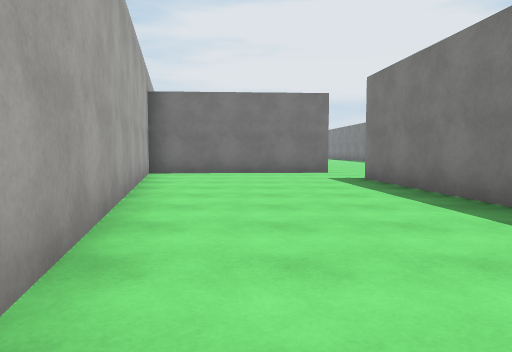
View 1 (above)

24 first-person views from a walk through a 3-D level made in the Unity game engine. The camera is 1.2 m above the floor, tilts 4° down and sees 70° across. The floor is counted in squares, 2 m on a side. Each view is taken from the middle of a square. On the plan, view 1 faces up. The plan holds only what a view shows up to about 10 squares ahead; the rest is blank. The place goes on beyond the plan. The player is left out. Surface patterns are stand-ins for the level's own textures.

View 2
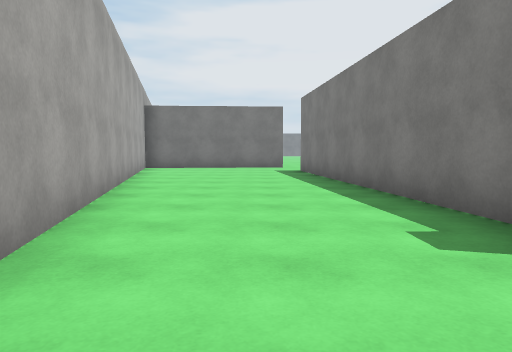

View 3
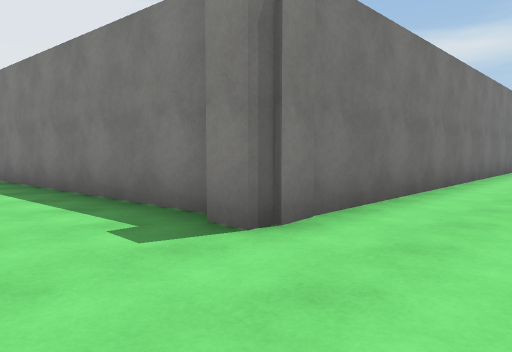

View 4
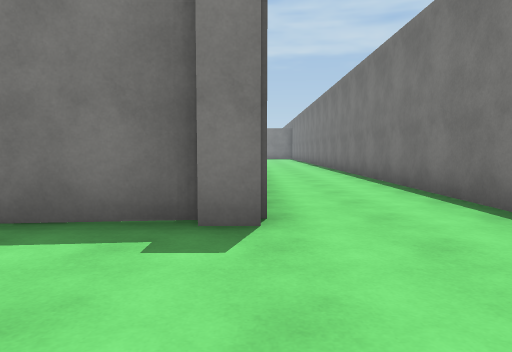

View 5
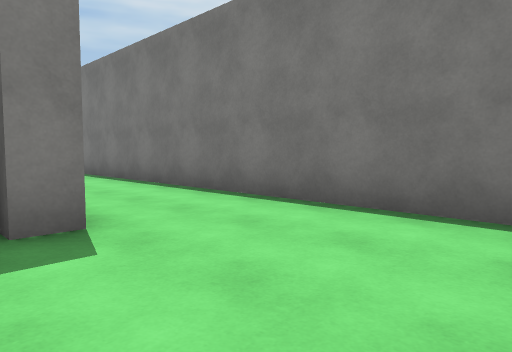

View 6
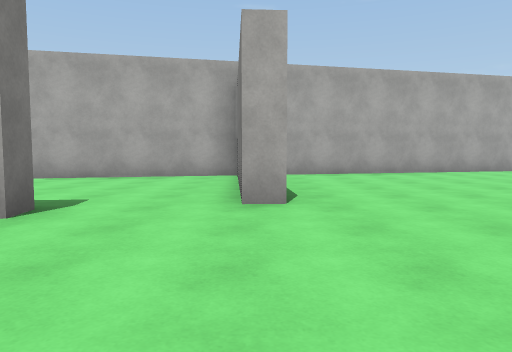

View 7
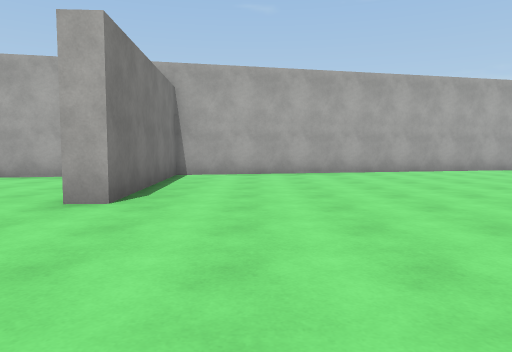

View 8
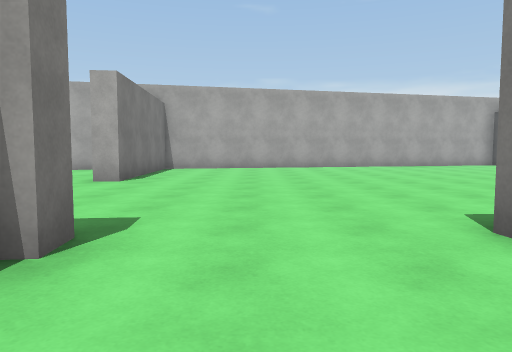

View 9
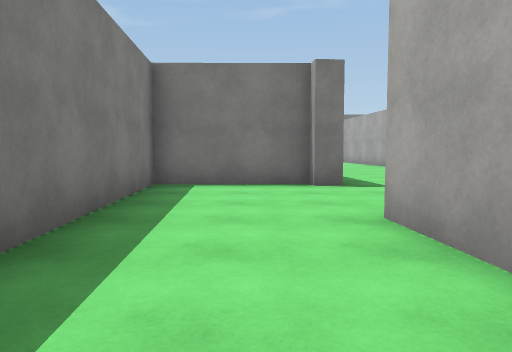

View 10
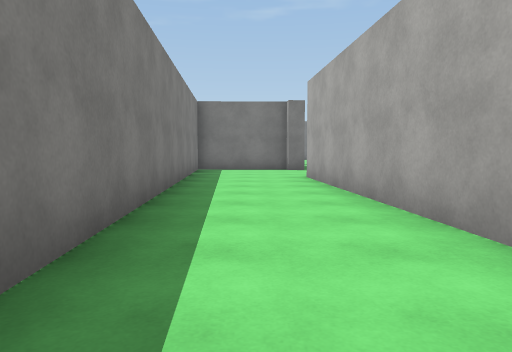

View 11
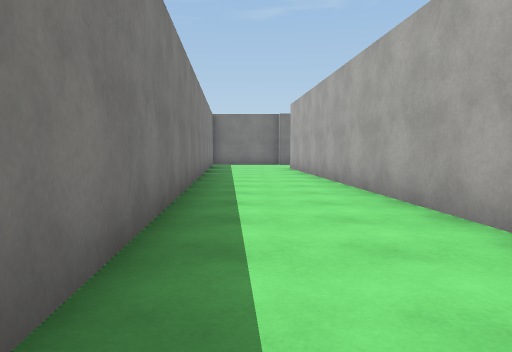

View 12
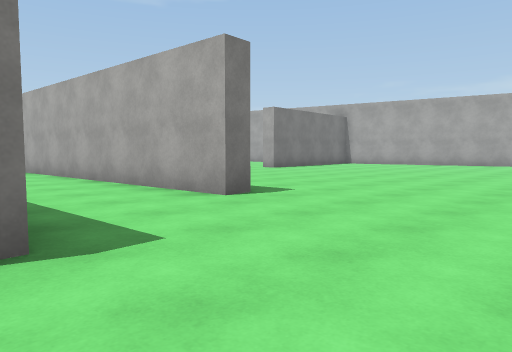

View 13
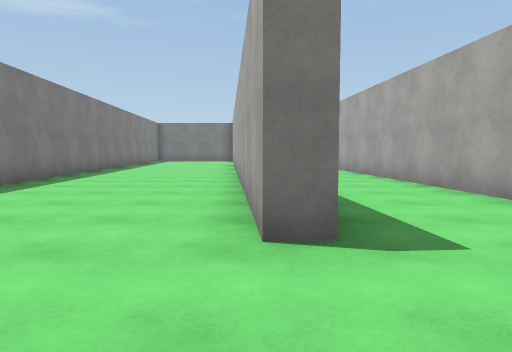

View 14
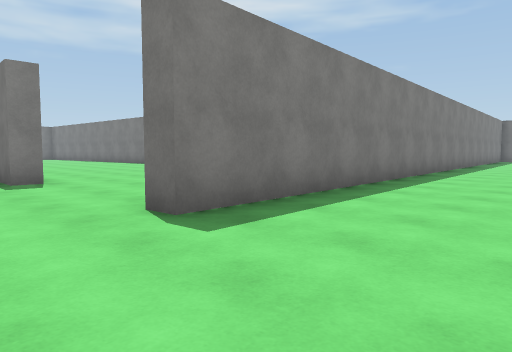

View 15
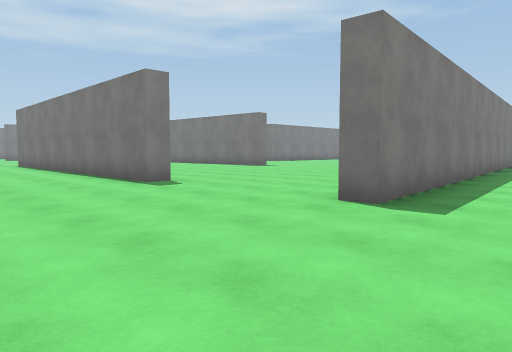

View 16
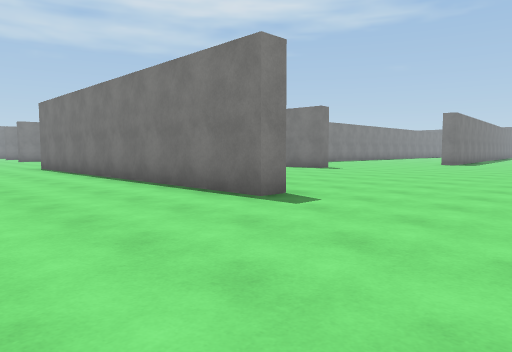

View 17
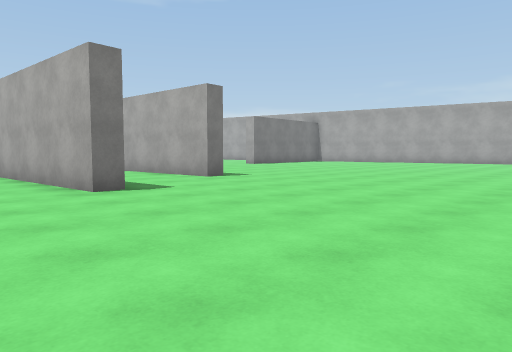

View 18
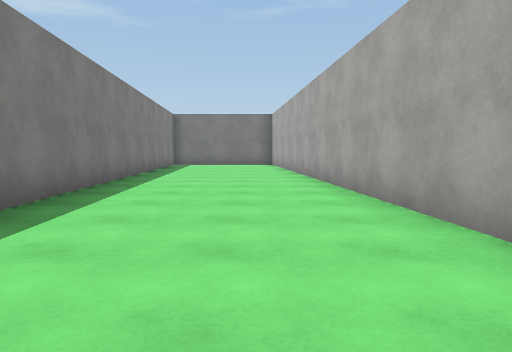

View 19
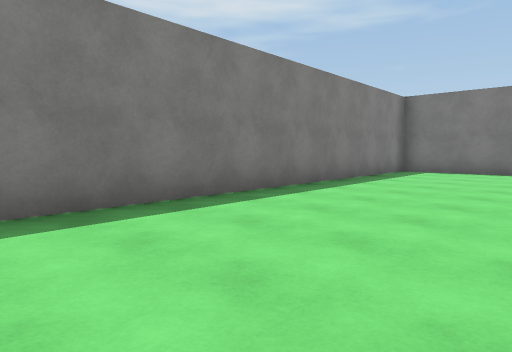

View 20
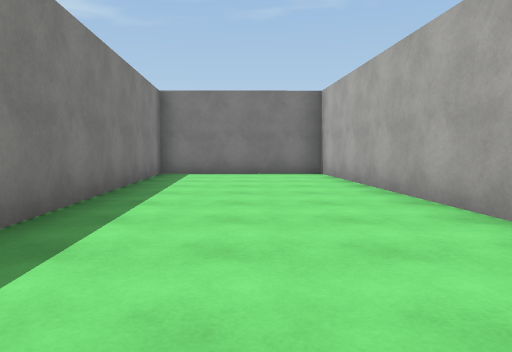

View 21
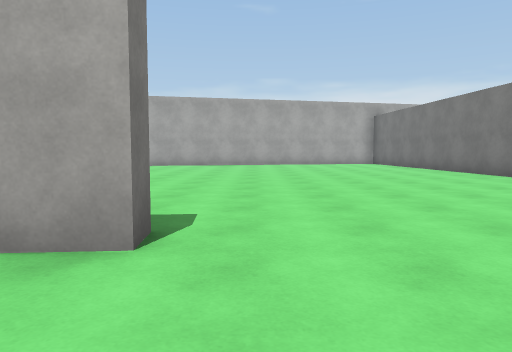

View 22
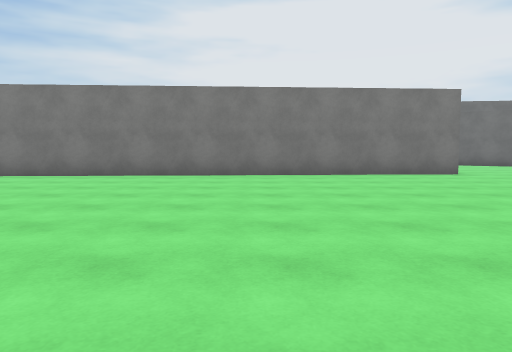

View 23
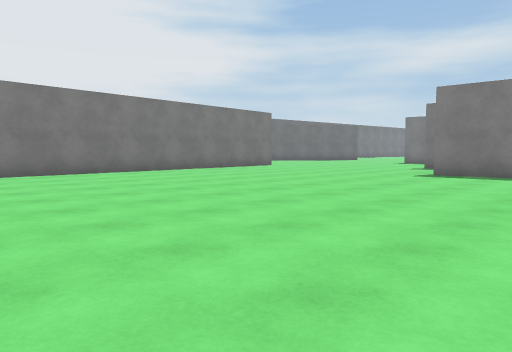

View 24
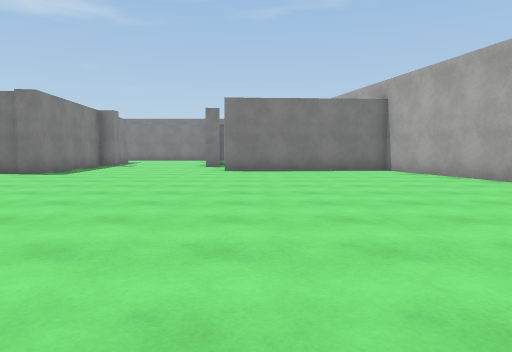

### Floor plan
Points are (right, up) in squares from view 1. A wall is a line through its corners. A room is listed if a view was taken in it or the views show most of it. See-through windows are left out.
Room 1 (views 1, 2, 3, 4, 5)
walls: (3.1, -0.6) (2.3, 7.8) (2.8, 7.8); (12.7, -0.9) (2.9, -1) (2.9, -0.4); (0.5, -3.5) (10, -3.5); (1.9, 9.8) (-2.8, 9.6) (-0.4, -1)
ways out: opening at (2, 8.3) to room 2
Room 2 (views 6, 7, 8, 9, 10, 11, 12, 13, 14, 15, 16, 17, 18, 19, 20, 21, 22, 23, 24)
walls: (5.5, 26.6) (5.3, 28.2) (5.8, 28.3) (6.9, 14.7); (8.3, 29.6) (9, 29.6) (10.3, 11.5) (14.5, 11.6) (12.9, 32.1) (13.4, 32.2); (6.7, 10.9) (6.6, 11.8) (7.1, 11.8) (7.1, 11.5) (9.8, 11.5) (8.7, 26.1); (17.3, 32) (17.3, 32.6) (24.8, 32.5); (7.1, 35.2) (-4, 34.5); (-4, 15.1) (-2.9, 10.1) (1.9, 10.3) (1.9, 9.8)
ways out: opening at (2, 8.3) to room 1

Positions as (right, up) in squares from view 1, and headings:
1: (0, 0), facing up
2: (1, -3), facing up
3: (1, -3), facing up-right
4: (0, -1), facing right
5: (0, 0), facing down-right
6: (6, 10), facing left
7: (6, 12), facing left
8: (9, 13), facing left
9: (8, 18), facing down
10: (8, 23), facing down
11: (8, 27), facing down
12: (9, 32), facing down-left
13: (9, 32), facing down
14: (10, 34), facing down-right
15: (11, 36), facing down-right
16: (14, 36), facing down-right
17: (11, 35), facing down-left
18: (11, 27), facing down
19: (10, 22), facing down-right
20: (12, 21), facing down
21: (8, 29), facing left
22: (2, 26), facing up
23: (-4, 25), facing up-right
24: (1, 21), facing down
